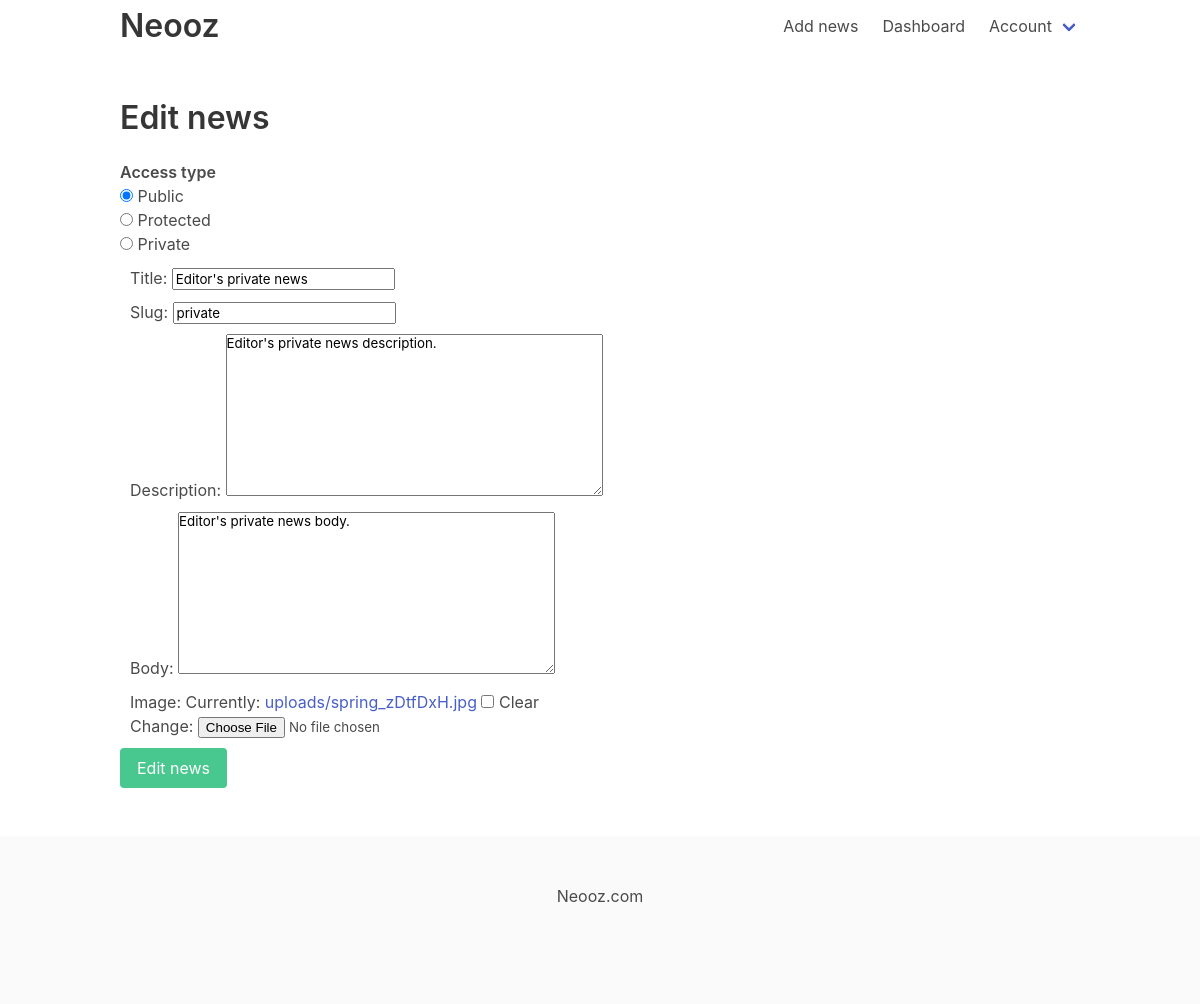
The app's page /private/update (signed in) with its own data.
### news/models.py (models this page shows)
class News(models.Model):
    author = models.ForeignKey(User, on_delete=models.CASCADE )
    title = models.CharField(max_length=255)
    slug = models.SlugField()
    description = models.TextField()
    body = models.TextField()
    image = models.ImageField(upload_to='uploads/', blank=True, null=True)
    date_added = models.DateTimeField(auto_now_add=True)
    protected = models.BooleanField(default=False)
    password = models.CharField(blank=True, null=True, max_length=40)
    private = models.BooleanField(default=False)
    class Meta:
        ordering = ['-date_added']
        verbose_name_plural = 'News'

### news/views.py (the view)
# urls.py: path('<slug:slug>/update', views.update),
def update(request, slug):
    obj = get_object_or_404(News, slug=slug)
    try:
        obj = News.objects.get(slug=slug, author=request.user)
    except:
        return render(request, "news/edit_not_permitted.html")
    if request.method == 'POST':
        form = NewsForm(request.POST or None, request.FILES, instance = obj)
        if form.is_valid():
            form.save()
            return HttpResponseRedirect("/"+slug)
        return render(request, "news/edit.html", {"form":form})
    news = get_object_or_404(News, slug=slug)
    form = NewsForm(instance = news)
    return render(request, "news/edit.html", {"form":form})

### news/forms.py
class NewsForm(forms.ModelForm):
    class Meta:
        model = News
        fields = ('password', 'title', 'slug', 'protected', 'private', 'description', 'body', 'image')

### news/templates/news/edit.html (shortened to what this page needs)
{% extends 'core/base.html' %}
{% block content %}
<h1 class="title">Edit news</h1>
<h1 class="has-text-weight-semibold">Access type</h1>
<input type="radio" id="public" name="news_access_type" value="Public"  checked="checked"/>
<label for="public">Public</label><br>
<input type="radio" id="protected" name="news_access_type" value="Protected"/>
<label for="protected">Protected</label><br>
<input type="radio" id="private" name="news_access_type" value="Private"/>
<label for="private">Private</label><br>
<form method="POST" enctype="multipart/form-data">
    {{ form.as_ul}}
    <div class="field">
        <div class="control">
            <button class="button is-success">Edit news</button>
        </div>
    </div>
</form>
{% endblock %}

### core/templates/core/base.html (style rules this page uses)
form li { list-style-type: none; margin: 10px; }

### records on screen
News: title "Editor's private news", slug "private", description "Editor's private news description.", body "Editor's private news body."
